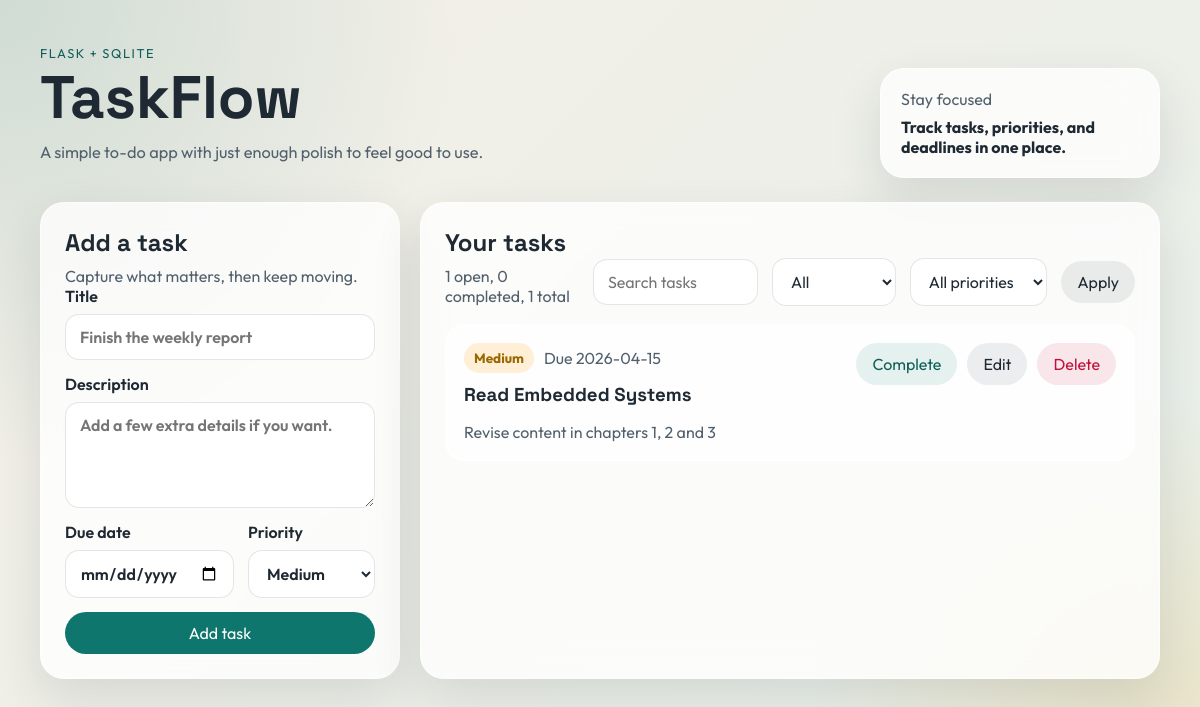
The page / on the database its author committed.
### tables this page shows
CREATE TABLE tasks (
            id INTEGER PRIMARY KEY AUTOINCREMENT,
            title TEXT NOT NULL,
            description TEXT,
            due_date TEXT,
            priority TEXT NOT NULL DEFAULT 'Medium',
            is_complete INTEGER NOT NULL DEFAULT 0,
            created_at TEXT NOT NULL
        );

### app.py (the view)
@app.route("/")
def index():
    status = request.args.get("status", "all")
    priority = request.args.get("priority", "all")
    search = request.args.get("search", "").strip()
    query = "SELECT * FROM tasks WHERE 1=1"
    params: list[str] = []
    if status == "open":
        query += " AND is_complete = 0"
    elif status == "completed":
        query += " AND is_complete = 1"
    if priority in {"Low", "Medium", "High"}:
        query += " AND priority = ?"
        params.append(priority)
    if search:
        query += " AND (title LIKE ? OR description LIKE ?)"
        search_term = f"%{search}%"
        params.extend([search_term, search_term])
    query += """
        ORDER BY
            CASE priority
                WHEN 'High' THEN 1
                WHEN 'Medium' THEN 2
                ELSE 3
            END,
            CASE
                WHEN due_date IS NULL OR due_date = '' THEN 1
                ELSE 0
            END,
            due_date ASC,
            created_at DESC
    """
    tasks = get_db().execute(query, params).fetchall()
    stats = get_db().execute(
        """
        SELECT
            COUNT(*) AS total,
            SUM(CASE WHEN is_complete = 1 THEN 1 ELSE 0 END) AS completed,
            SUM(CASE WHEN is_complete = 0 THEN 1 ELSE 0 END) AS open
        FROM tasks
        """
    ).fetchone()
    return render_template(
        "index.html",
        tasks=tasks,
        status=status,
        priority=priority,
        search=search,
        stats=stats,
        today=datetime.today().date().isoformat(),
    )

### app.py (called while the page is built)
def get_db() -> sqlite3.Connection:
    if "db" not in g:
        g.db = sqlite3.connect(DATABASE)
        g.db.row_factory = sqlite3.Row
    return g.db

### templates/index.html (shortened to what this page needs)
{% extends "base.html" %}
{% block content %}
<main class="grid">
    <section class="panel panel-form">
        <div class="section-heading">
            <h2>Add a task</h2>
            <p>Capture what matters, then keep moving.</p>
        </div>
        <form action="{{ url_for('create_task') }}" method="post" class="task-form">
            <label>
                Title
                <input type="text" name="title" placeholder="Finish the weekly report" required>
            </label>
            <label>
                Description
                <textarea name="description" rows="4" placeholder="Add a few extra details if you want."></textarea>
            </label>
            <div class="inline-fields">
                <label>
                    Due date
                    <input type="date" name="due_date" min="{{ today }}">
                </label>
                <label>
                    Priority
                    <select name="priority">
                        <option value="Medium" selected>Medium</option>
                    </select>
                </label>
            </div>
            <button type="submit" class="btn btn-primary">Add task</button>
        </form>
    </section>
    <section class="panel panel-main">
        <div class="toolbar">
            <div class="section-heading">
                <h2>Your tasks</h2>
                <p>{{ stats.open or 0 }} open, {{ stats.completed or 0 }} completed, {{ stats.total or 0 }} total</p>
            </div>
            <form method="get" class="filters">
                <input type="search" name="search" value="{{ search }}" placeholder="Search tasks">
                <select name="status">
                    <option value="all" {% if status == 'all' %}selected{% endif %}>All</option>
                </select>
                <select name="priority">
                    <option value="all" {% if priority == 'all' %}selected{% endif %}>All priorities</option>
                </select>
                <button type="submit" class="btn btn-secondary">Apply</button>
            </form>
        </div>
        {% if tasks %}
            <div class="task-list">
                {% for task in tasks %}
                    <article class="task-card {% if task['is_complete'] %}is-complete{% endif %}">
                        <div class="task-main">
                            <div class="task-topline">
                                <span class="badge badge-{{ task['priority']|lower }}">{{ task['priority'] }}</span>
                                {% if task['due_date'] %}
                                    <span class="task-date">Due {{ task['due_date'] }}</span>
                                {% endif %}
                            </div>
                            <h3>{{ task['title'] }}</h3>
                            {% if task['description'] %}
                                <p>{{ task['description'] }}</p>
                            {% endif %}
                        </div>
                        <div class="task-actions">
                            <form action="{{ url_for('toggle_task', task_id=task['id']) }}" method="post">
                                <button type="submit" class="btn btn-toggle">
                                    {% if task['is_complete'] %}Mark open{% else %}Complete{% endif %}
                                </button>
                            </form>
                            <a href="{{ url_for('edit_task', task_id=task['id']) }}" class="btn btn-secondary">Edit</a>
                            <form action="{{ url_for('delete_task', task_id=task['id']) }}" method="post" onsubmit="return confirm('Delete this task?');">
                                <button type="submit" class="btn btn-danger">Delete</button>
                            </form>
                        </div>
                    </article>
                {% endfor %}
            </div>
        {% else %}
            <div class="empty-state">
                <h3>No tasks found</h3>
                <p>Try adding a new task or adjusting your filters.</p>
            </div>
        {% endif %}
    </section>
</main>
{% endblock %}

### templates/base.html (shortened to what this page needs)
<!doctype html>
<html lang="en">
<head>
    <link rel="stylesheet" href="{{ url_for('static', filename='styles.css') }}">
</head>
<body>
    <div class="page-shell">
        <header class="hero">
            <div>
                <p class="eyebrow">Flask + SQLite</p>
                <h1>TaskFlow</h1>
                <p class="hero-copy">A simple to-do app with just enough polish to feel good to use.</p>
            </div>
            <div class="hero-card">
                <p>Stay focused</p>
                <strong>Track tasks, priorities, and deadlines in one place.</strong>
            </div>
        </header>
        {% block content %}{% endblock %}
    </div>
</body>
</html>

### static/styles.css (style rules this page uses)
:root { --bg: #f4efe7; --bg-accent: #e7f0ea; --panel: rgba(255, 255, 255, 0.78); --panel-strong: #ffffff; --text: #1f2933; --muted: #52606d; --line: rgba(31, 41, 51, 0.12); --primary: #0f766e; --primary-dark: #115e59; --accent: #f59e0b; --danger: #be123c; --success: #166534; --shadow: 0 20px 50px rgba(31, 41, 51, 0.12); --radius: 24px; }
* { box-sizing: border-box; }
body { margin: 0; font-family: "Outfit", sans-serif; color: var(--text); background: radial-gradient(circle at top left, rgba(15, 118, 110, 0.16), transparent 32%), radial-gradient(circle at bottom right, rgba(245, 158, 11, 0.18), transparent 28%), linear-gradient(135deg, var(--bg), var(--bg-accent)); min-height: 100vh; }
.page-shell { width: min(1120px, calc(100% - 32px)); margin: 0 auto; padding: 32px 0 48px; }
.hero { display: flex; justify-content: space-between; gap: 24px; align-items: end; margin-bottom: 24px; }
.eyebrow { text-transform: uppercase; letter-spacing: 0.12em; font-size: 0.8rem; color: var(--primary-dark); margin-bottom: 8px; }
.hero h1, .section-heading h2, .task-card h3 { font-family: "Space Grotesk", sans-serif; margin: 0; }
.hero h1 { font-size: clamp(2.4rem, 5vw, 4.4rem); line-height: 0.95; }
.hero-copy { max-width: 520px; color: var(--muted); font-size: 1.02rem; }
.hero-card, .panel { background: var(--panel); backdrop-filter: blur(16px); border: 1px solid rgba(255, 255, 255, 0.5); box-shadow: var(--shadow); border-radius: var(--radius); }
.hero-card { padding: 20px; max-width: 280px; }
.hero-card p { margin: 0 0 8px; color: var(--muted); }
.grid { display: grid; grid-template-columns: 360px 1fr; gap: 20px; }
.panel { padding: 24px; }
.section-heading p { color: var(--muted); margin: 8px 0 0; }
.task-form, .filters { display: grid; gap: 14px; }
label { display: grid; gap: 8px; font-weight: 600; }
input, textarea, select, .btn { font: inherit; }
input, textarea, select { width: 100%; padding: 12px 14px; border: 1px solid var(--line); border-radius: 14px; background: var(--panel-strong); color: var(--text); }
textarea { resize: vertical; }
.inline-fields { display: grid; grid-template-columns: 1fr 1fr; gap: 14px; }
.btn { border: 0; border-radius: 999px; padding: 11px 16px; cursor: pointer; text-decoration: none; display: inline-flex; align-items: center; justify-content: center; transition: transform 0.18s ease, opacity 0.18s ease, background 0.18s ease; }
.btn-primary { background: var(--primary); color: white; }
.btn-secondary { background: rgba(31, 41, 51, 0.08); color: var(--text); }
.btn-toggle { background: rgba(15, 118, 110, 0.1); color: var(--primary-dark); }
.btn-danger { background: rgba(190, 18, 60, 0.1); color: var(--danger); }
.toolbar { display: flex; justify-content: space-between; gap: 16px; align-items: end; margin-bottom: 18px; }
.filters { grid-template-columns: 1.2fr 0.9fr 1fr auto; align-items: center; }
.task-list { display: grid; gap: 14px; }
.task-card { background: rgba(255, 255, 255, 0.72); border: 1px solid rgba(255, 255, 255, 0.56); border-radius: 20px; padding: 18px; display: flex; justify-content: space-between; gap: 20px; align-items: flex-start; }
.task-topline { display: flex; gap: 10px; align-items: center; margin-bottom: 10px; flex-wrap: wrap; }
.badge { display: inline-flex; padding: 6px 10px; border-radius: 999px; font-size: 0.85rem; font-weight: 700; }
.badge-medium { background: rgba(245, 158, 11, 0.16); color: #9a6700; }
.task-date, .task-card p { color: var(--muted); }
.task-card p { margin-bottom: 0; }
.task-actions { display: flex; gap: 10px; flex-wrap: wrap; justify-content: end; }

### rows shown on the page
tasks: priority "Medium", due_date "2026-04-15", title "Read Embedded Systems", description "Revise content in chapters 1, 2 and 3", is_complete "Complete"

### other values the page prints
{{ stats.open or 0 }} "1"
{{ stats.completed or 0 }} "0"
{{ stats.total or 0 }} "1"
